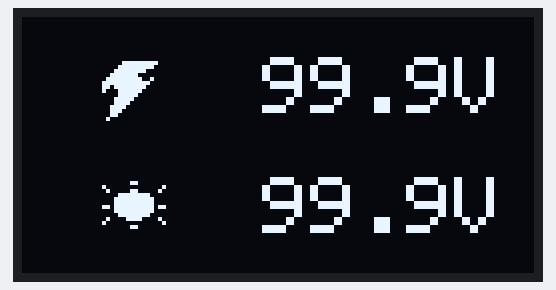
Bench run of a sketch on a simulated Arduino Uno, built with avr-gcc and run on an emulated ATmega328P. On the bench: 128×64 one-colour display.

Above: at 0.1 s.

The sketch:

OLED_DISPLAY_BATTERY-SOLAR.ino
```cpp
#include <Wire.h>
#include <Adafruit_GFX.h>
#include <Adafruit_SSD1306.h>

#define OLED_ADDR 0x3C // OLED display address (may vary)

Adafruit_SSD1306 display(128, 64, &Wire, -1); // Create an instance of the display object


// Battery logo bitmap
const unsigned char battery_logo[] PROGMEM = {
  0b00000000, 0b00000000,
  0b00000111, 0b11111100,
  0b00001111, 0b11111000,
  0b00011111, 0b11100000,
  0b00111111, 0b10000000,
  0b01111111, 0b11001000,
  0b11111111, 0b11110000,
  0b11011111, 0b11100000,
  0b10001111, 0b11000000,
  0b00001111, 0b10000000,
  0b00011111, 0b00000000,
  0b00011110, 0b00000000,
  0b00111100, 0b00000000,
  0b00111000, 0b00000000,
  0b0110000, 0b00000000,
  0b01000000, 0b00000000
};

// Solar panel logo bitmap
const unsigned char solar_logo[] PROGMEM = {0b00000000, 0b00000000,
  0b00000001, 0b10000000,
  0b10000000, 0b00000001,
  0b01000001, 0b10000010,
  0b00001111, 0b11110000,
  0b00011111, 0b11111000,
  0b00011111, 0b11111000,
  0b11011111, 0b11111011,
  0b00011111, 0b11111000,
  0b00001111, 0b11110000,
  0b01000011, 0b11000010,
  0b10000000, 0b00000001,
  0b00000001, 0b10000000,
  0b00000000, 0b00000000,
  0b00000000, 0b00000000,
  0b00000000, 0b00000000
};


void setup() {
  Serial.begin(9600);

  if (!display.begin(SSD1306_SWITCHCAPVCC, OLED_ADDR)) {
    Serial.println("SSD1306 allocation failed");
    while (1);
  }

  display.clearDisplay();
  display.setTextSize(1);
  display.setTextColor(WHITE);
}

void loop() {
  display.clearDisplay();
  // Draw battery logo
  display.drawBitmap(20, 10, battery_logo, 16, 16, WHITE);
  display.setTextSize(2); // Increase the text size
  display.setCursor(60, 10);
  display.println("99.9V");

  // Draw solar panel logo
  display.drawBitmap(20, 40, solar_logo, 16, 16, WHITE);
  display.setTextSize(2); // Increase the text size
  display.setCursor(60, 40);
  display.println("99.9V");


  // Display the text
  display.display();

  // You can add a delay here if needed
  // delay(1000);
}
```
